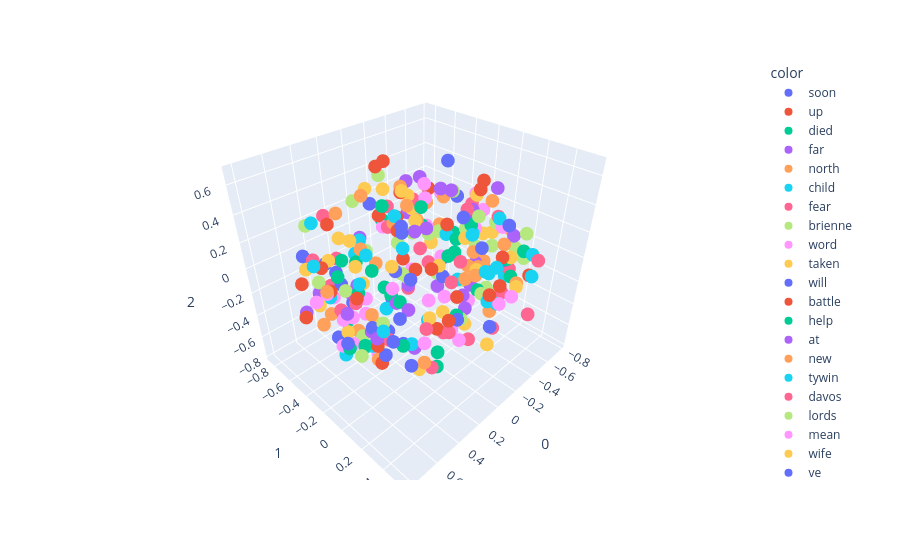

Notebook code for this chart:
### Code cell
fig = ex.scatter_3d(X[200:500], x=0, y=1, z=2, color=y[200:500])
fig.show()
